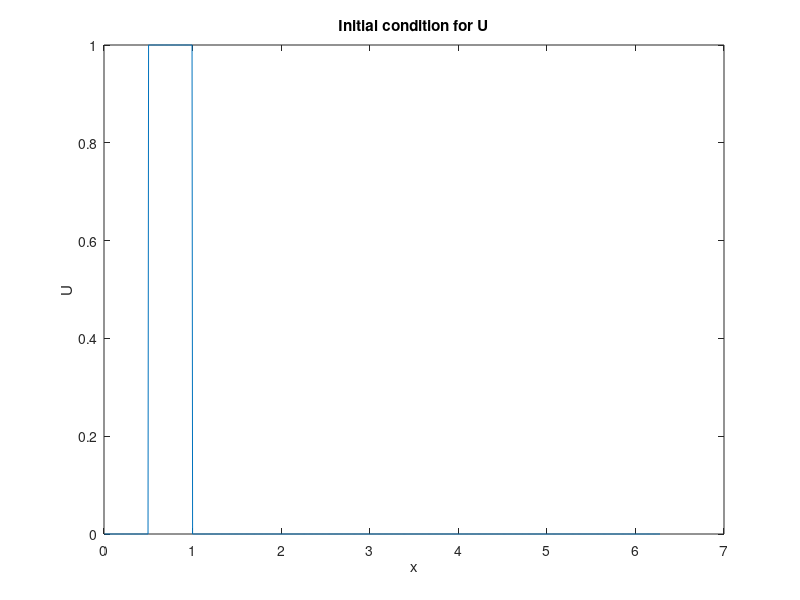
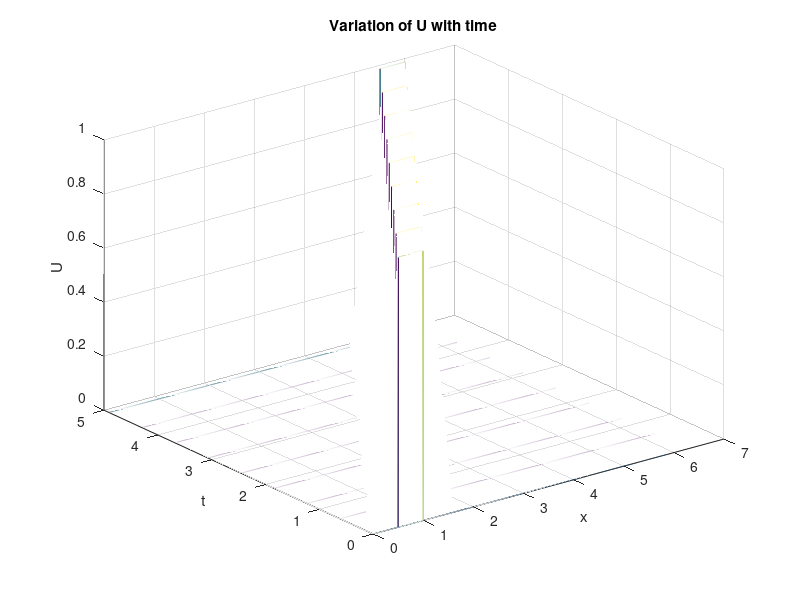
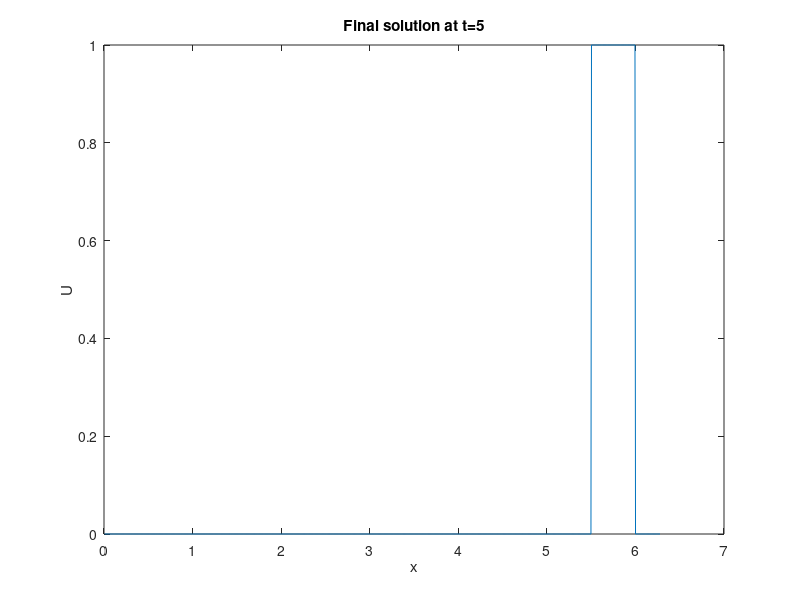

These charts were generated, in order, by the following MATLAB code:
%% fd_c_1_box.m

%% Author: Louise Olsen-Kettle (email: l.kettle1@uq.edu.au, @DrOlsen-Kettle)
%% Code to supplement lecture notes by Louise Olsen-Kettle:
%% Numerical solution of Partial Differential Equations (PDEs)
%% Webpage: http://espace.library.uq.edu.au/view/UQ:239427
%% ISBN: 978-1-74272-149-1

% using the Lax method for the flux conservative problem: U_t = -c U_x
c=1.;
x1=0;
a = 2.*pi; % length of bar in x-direction
x2=a;

T = 5.; % length of time for solution

n = 1023;   % no of grid points Xn

dx = a/(n+1.); % grid spacing in x direction


% dt = dx no dispersion, dt = dx/2 meets Courant stability condition with dispersion, dt=1.001*dx does not meet Courant stability condition

dt = dx;

m = round(T/dt); 

t=0.; % initial time = 0


CourantCondition = c*dt/dx;  % gain parameter 

if CourantCondition > 1. 
   fprintf('Courant Condition is > 1 so Lax method is unstable, please reduce time step size to gain stability');
end

s=c*dt/dx;

% build the A matrix to march finite difference solution forward in time

% check first with n=3 to test that you are getting the right A matrix and b vector:

%s=2  % checkpoint values comment out later!!!
%n=3  % checkpoint values comment out later!!!

Asubs = ((1+s)/2.)*ones(n,1);

Asuper = ((1-s)/2.)*ones(n,1);

A = spdiags([Asubs,Asuper],[-1 1],n,n);

% specify boundary conditions through vector b and by changing any rows in A matrix needed - for Neumann boundary conditions
 
b= zeros(n,1);

% for Dirichlet boundary conditions at x=0: b[1] = (1+s)*U(0,t_k)/2.
% U(x=0, t) = 0.
b(1) = 0.;
% for Dirichlet boundary conditions at x = a: b[n] = (1-s)*U(a,t_k)/2
% U(x=a,t) = 0.
b(n) =  0;
% b % check b is right too!

% set up mesh in x-direction:
x = linspace(x1+dx,x2-dx, n)';
% Set up vector U^0 at time tk=0: U(x,0) = f(x)
% using U(x,0) = 1, if 0.2 < x < 0.4 ; = 0 elsewhere 
 
U_tk= zeros(n,1);

for i = 1:n
    if x(i) >= 0.5
       if x(i) <= 1. 
          U_tk(i) = 1;
       end
    end
end


figure(1)
plot (x,U_tk,'-')
%axis ([0 2 0 1.1])
title ('Initial condition for U')
xlabel ('x')
ylabel ('U')

% store solution for each time in matrix U(nxm):

U=zeros(n,round(m/100));
tvec=zeros(round(m/100),1);

U(:,1) = U_tk;
tvec(1) = t;

% now march solution forward in time using U_tk+1 = A*U_tk + b:

kk=1;

for k = 1:m
    t = t+dt;
    % if boundary conditions vary with time you need to update b here
    U_tk_1 = A*U_tk + b;    

    % for next time step:
    U_tk = U_tk_1;

    if  mod(k,100)==0
        tvec(kk+1) = t;
        U(:,kk+1) = U_tk_1;
        kk = kk+1;
    end
end


figure(2)
waterfall (x,tvec,U')
%axis ([0 1 0 2 0 1.1])
title ('Variation of U with time')
xlabel ('x')
ylabel ('t')
zlabel ('U')


figure(3)
plot (x,U_tk_1)
%axis ([0 2 0 1.1])
title('Final solution at t=5')
xlabel ('x')
ylabel ('U')
